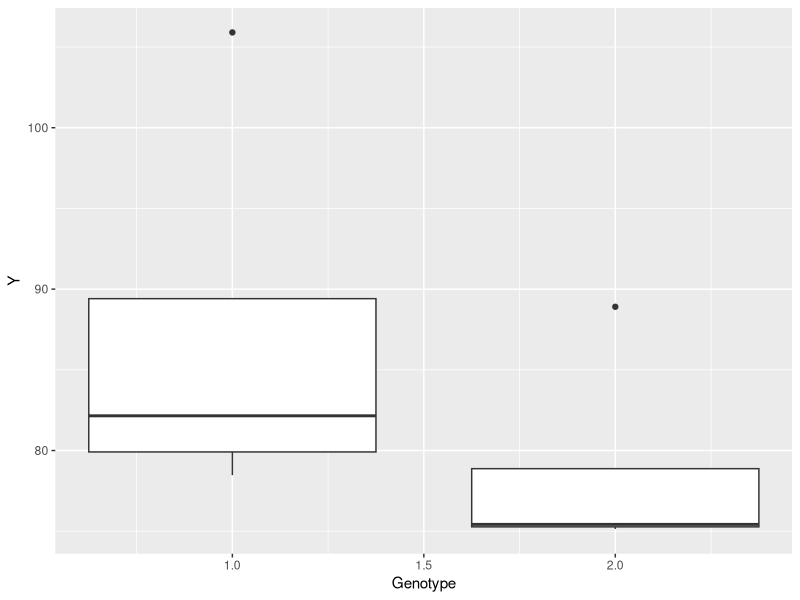
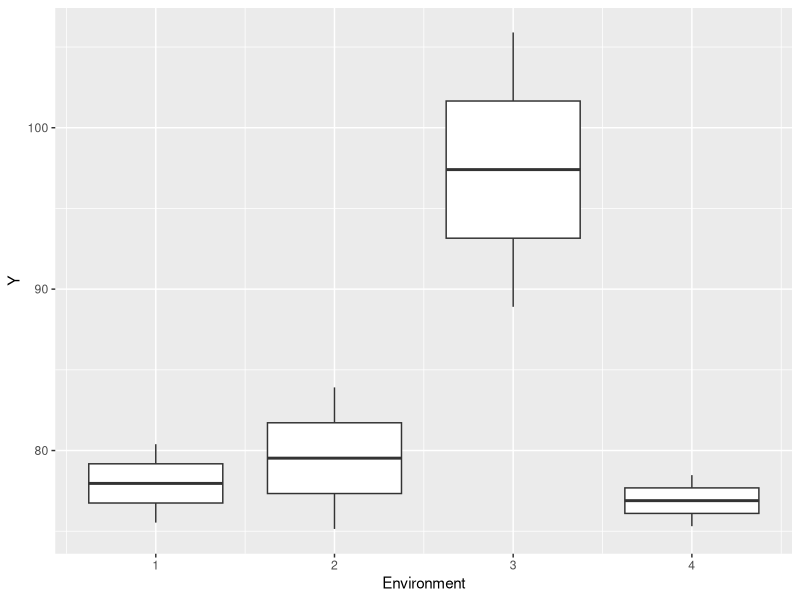

Generate these figures, in order, with R:
library(ggplot2)
library(truncnorm)

sim.data <- function(I, J, Q, m, s.mu, s.g, s.e, s.lambda, sigma.E, seed = 123){
  
  # Number of observations
  N <- I*J
  
  # Generate mu
  mu <- rnorm(1, mean = m, sd = s.mu)
  
  # Generate g
  g <- rnorm(I,0,s.g)
  
  # Generate e
  e <- rnorm(J,0,s.e)
  
  # Generate lambda
  lambda <- matrix(sort(rtruncnorm(Q, a=0,mean = 0, sd = s.lambda)),ncol = 1)

  # Generate gamma
  gamma <- matrix(NA, nrow = I ,ncol = Q)
  gamma[1,] <- rtruncnorm(Q, a=0)
  for(k in 2:nrow(gamma)){
    gamma[k,] <- rnorm(Q)
  }
  
  # Generate delta
  delta <- matrix(rnorm(J*Q), nrow = J ,ncol = Q)
  
  
  # Now simulate the values
  x <- expand.grid(1:I, 1:J)
  names(x) <- c("gen", "env")
  
  blin <- rep(0, I*J)
  for (k in 1:length(lambda)) {
    blin <- blin + lambda[k]*gamma[x[,1],k]*delta[x[,2],k]
  }
  
  
  mu.ij <- mu + g[x[,1]] + e[x[,2]] + blin
  Y <- rnorm(N, mu.ij, sigma.E)
  

  return(list(Y = Y, x = x,I = I, J = J, Q = Q, mu = mu, g = g, e = e, lambda = lambda, gamma = gamma, delta = delta))
  
}


# Example

sim.test <- sim.data(I = 2,
                     J = 4,
                     Q = 1,
                     m = 90,
                     s.mu = 10,
                     s.g = 10,
                     s.e = 10,
                     s.lambda = 10,
                     sigma.E = 2)

sim.test
# Can create some plots
p.gen <- qplot(x = sim.test$x[,1], y = sim.test$Y, geom = 'boxplot', group = sim.test$x[,1], xlab = 'Genotype', ylab = 'Y')
p.env <- qplot(x = sim.test$x[,2], y = sim.test$Y, geom = 'boxplot', group = sim.test$x[,2], xlab = 'Environment', ylab = 'Y')

p.gen
p.env
